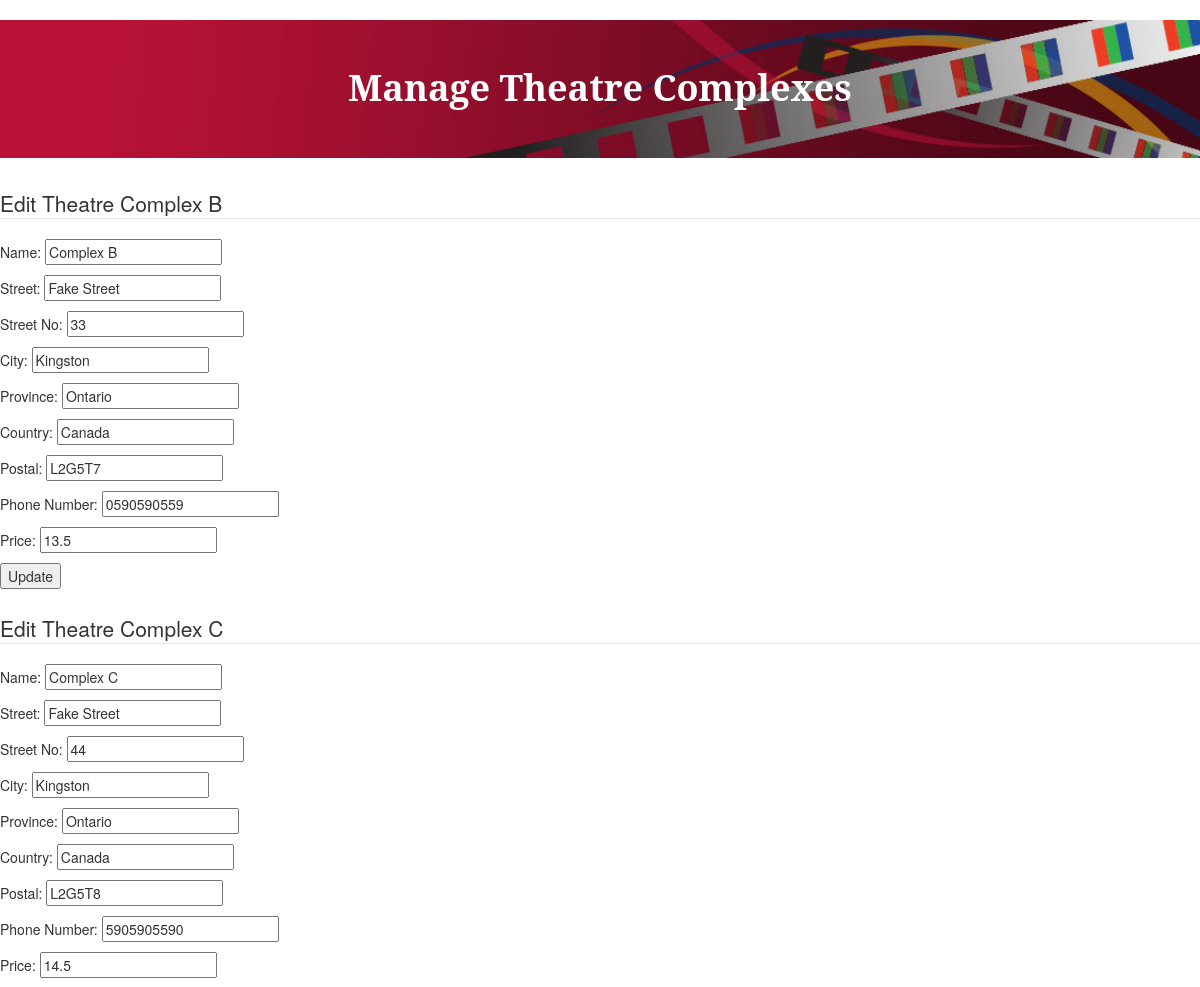
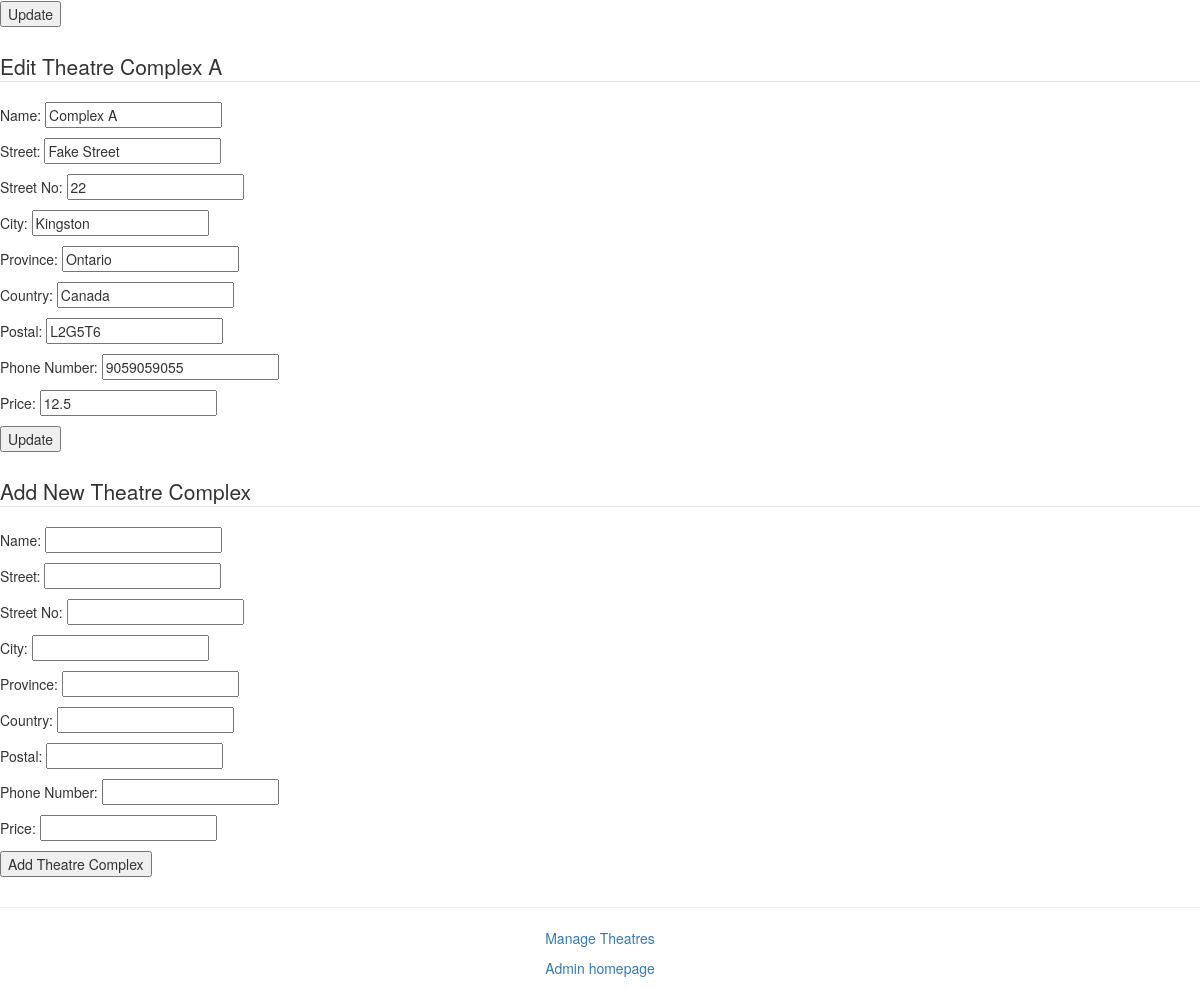
Screenshot of /manage_theatre_complexes.php with the database file from the repository (2 pictures, top to bottom).
### tables this page shows
CREATE TABLE `theatre_complex` (
  `Name` varchar(50) NOT NULL,
  `Street` varchar(50) DEFAULT NULL,
  `Street_num` int(11) DEFAULT NULL,
  `City` varchar(50) DEFAULT NULL,
  `Province` varchar(20) DEFAULT NULL,
  `Country` varchar(20) DEFAULT NULL,
  `Postal_Code` char(6) DEFAULT NULL,
  `Num_theatres` int(11) DEFAULT NULL,
  `Phone_num` varchar(11) NOT NULL,
  `Movie_price` float DEFAULT NULL
);

### manage_theatre_complexes.php (the view, shortened to what this page needs)
<html>
 <head>
  <link rel="stylesheet" href="https://maxcdn.bootstrapcdn.com/bootstrap/3.3.7/css/bootstrap.min.css">
 </head>
 <body>
   <h1 class = "jumbotron text-center" style="color:white; font-family: 'Noto Serif', serif; padding-bottom: 50px; background-image: url(Pics/film_banner.jpg); background-size: 100% 100%; font-weight: bold">Manage Theatre Complexes</h1>
      <?php
      $conn = connect();
      $sql= "SELECT * FROM theatre_complex WHERE 1";
      $result = $conn->query($sql);
      $lmao = "";
      if ($result->num_rows > 0) {
          while($row = $result->fetch_assoc()) {
        echo "<form action=update_theatre_complex.php method=post><fieldset><legend>Edit Theatre {$row['Name']}</legend>";
          echo "<p>Name:  <input type=text name=name required='{$lmao}' id=name value='{$row['Name']}' /></p>
          <p>Street:  <input type=text name=street id=street required='{$lmao}' value='{$row['Street']}' /></p>
          <p>Street No:  <input type=text name=street_num required='{$lmao}'  value='{$row['Street_num']}' /></p>
          <p> City:  <input type=text name=city required='{$lmao}' value='{$row['City']}' /></p>
          <p>Province:  <input type=text name=province required='{$lmao}' value='{$row['Province']}' /></p>
          <p>Country:  <input type=text name=country required='{$lmao}' id=name value='{$row['Country']}' /></p>
          <p>Postal:  <input type=text name=postal required='{$lmao}' id=name value='{$row['Postal_Code']}' /></p>
          <p>Phone Number:  <input readonly type=text required='{$lmao}' name=phone_num value='{$row['Phone_num']}' /></p>
          <p>Price:  <input type=number min=0 name=price value='{$row['Movie_price']}' /></p>
          <p><input type=submit name=Submit value=Update /></p></fieldset>
          </form>";
        }
		echo "<form action=add_theatre_complex.php method=post><fieldset><legend>Add New Theatre Complex</legend>";
          echo "<p>Name:  <input type=text name=Name required='{$lmao}' id=name  /></p>
          <p>Street:  <input type=text name=Street id=street required='{$lmao}' /></p>
          <p>Street No:  <input type=text name=Street_num required='{$lmao}' /></p>
          <p> City:  <input type=text name=City required='{$lmao}' /></p>
          <p>Province:  <input type=text name=Province required='{$lmao}'/></p>
          <p>Country:  <input type=text name=Country required='{$lmao}'/></p>
          <p>Postal:  <input type=text name=Postal required='{$lmao}'  /></p>
          <p>Phone Number:  <input type=text Required='{$lmao}' name=Phone_num maxlength =10/></p>
          <p>Price:  <input type=number min=0 name=Price  /></p>
          <p><input type=submit name=Submit value='Add Theatre Complex' /></p></fieldset>
          </form> ";
		echo "<hr class='my-4'>";
		echo " <p class = 'text-center'> <a href='manage_theatres.php'>Manage Theatres</a></p>";
		echo "<p class = 'text-center'> <a href='admin_index.php'>Admin homepage</a></p>";
      }
    ?>
 </body>
</html>

### rows the page displays
theatre_complex: Name "Complex B", name "Complex B", street "Fake Street", street_num "33", city "Kingston", province "Ontario", country "Canada", postal "L2G5T7", phone_num "0590590559", price "13.5"
theatre_complex: Name "Complex C", name "Complex C", street "Fake Street", street_num "44", city "Kingston", province "Ontario", country "Canada", postal "L2G5T8", phone_num "5905905590", price "14.5"
theatre_complex: Name "Complex A", name "Complex A", street "Fake Street", street_num "22", city "Kingston", province "Ontario", country "Canada", postal "L2G5T6", phone_num "9059059055", price "12.5"
